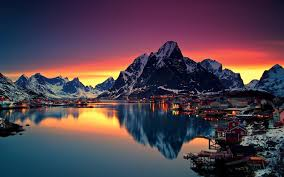
#> input picture TUGAS_PCD_2/GreyScale/Pict_Grey/view.jpeg, 284 x 177 px, found by its file name
$ python greyscale.py
#> lines starting #> are read from the running program, lines starting #| are printed output that depends on the picture
import imageio.v3 as image
import numpy as np
import matplotlib.pyplot as plt

path = "D:\\ikam\\TUGAS_PCD_2\\GreyScale\\Pict_Grey\\view.jpeg"

my_image = image.imread(path)
#> my_image is the input picture: shape (177, 284, 3); mean R, G, B 82, 65.1, 77

red = my_image[:, :, 0]
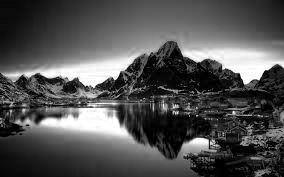
#> red: shape (177, 284); min 0, max 255, mean 82
green = my_image[:, :, 1]
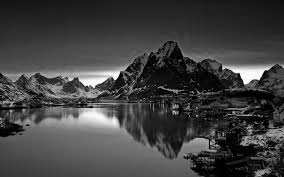
#> green: shape (177, 284); min 0, max 255, mean 65.1
blue = my_image[:, :, 2]
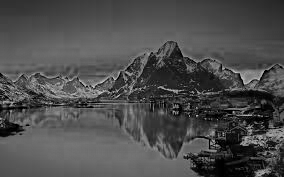
#> blue: shape (177, 284); min 0, max 210, mean 77

grey = (red + green + blue) / 3
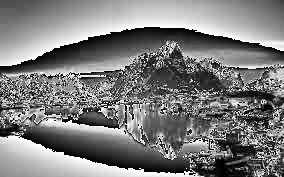
#> grey: shape (177, 284) float64; min 0, max 85, mean 41.3; drawn with min black and max white

grey_image = np.zeros_like(my_image)
grey_image[:, :, 0] = grey
grey_image[:, :, 1] = grey
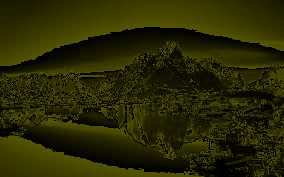
#> grey_image: shape (177, 284, 3); mean of channels 0, 1, 2 41, 41, 0; drawn as R, G, B
grey_image[:, :, 2] = grey
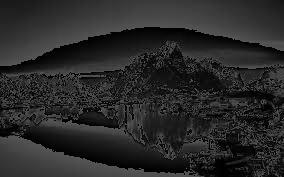
#> grey_image: shape (177, 284, 3); min 0, max 85, mean 41

gs_hist, bins = np.histogram (grey_image.flatten(),bins=256,range=[0,256])
#> gs_hist = 256 values, max 2058 at index 4, min 0 at index 86, mean 589.1; bins = 257 values from 0 to 256
gRnormalized = gs_hist/gs_hist.sum()
#> gRnormalized = 256 values, max 0.0136 at index 4, min 0 at index 86, mean 0.00391

for intensity, total_pixels in enumerate(gs_hist):
    print(f"Intensitas {intensity}: {total_pixels} piksel")
#> this loop made 256 passes
#> total_pixels on passes 1 to 3: 2049, 1992, 2019
#| Intensitas 0: 2049 piksel
#| Intensitas 1: 1992 piksel
#| Intensitas 2: 2019 piksel
#| Intensitas 3: 2037 piksel
#| Intensitas 4: 2058 piksel
#| Intensitas 5: 1950 piksel
#| Intensitas 6: 1998 piksel
#| Intensitas 7: 1947 piksel
#> (further printed lines are left out)

dominant_intensity = np.argmax(gs_hist)
#> dominant_intensity = 4
max_pixels = gs_hist[dominant_intensity]
#> max_pixels = 2058
print(f"Intensitas yang dominan: {dominant_intensity} dengan {max_pixels} piksel.")

plt.figure (figsize =( 8,6))
plt.subplot(3,2,1)
plt.imshow(grey_image)
plt.title("GreySclae")

plt.subplot(3,2,2)
plt.plot(gs_hist, color = "red")
plt.title("Histogram")
plt.xlabel("Intensitas")
plt.ylabel("Jumlah Pixel")

plt.subplot(3,2,3)
plt.plot(gRnormalized, color = "blue")
plt.title("Normalisasi")
plt.xlabel("Intensitas")
plt.ylabel("Jumlah Pixel")

plt.tight_layout()
plt.show()
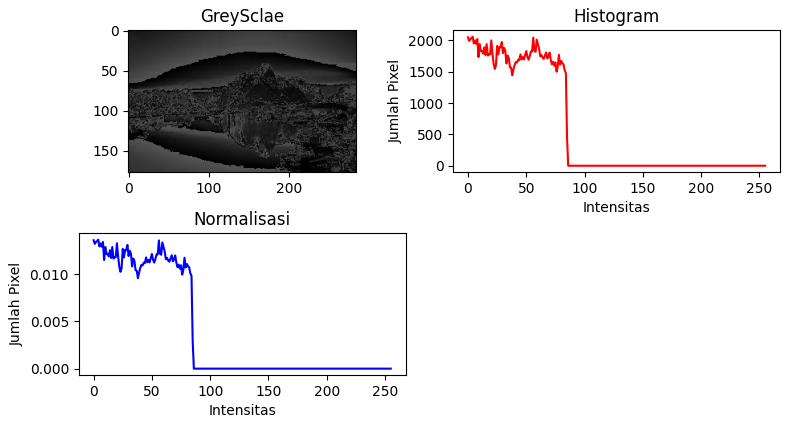
#> figure drawn by matplotlib, 3 panels; panel 2: curve peaks at x = 4, y = 2058; panel 3: curve peaks at x = 4, y = 0.0136

print("Proses selesai.")
